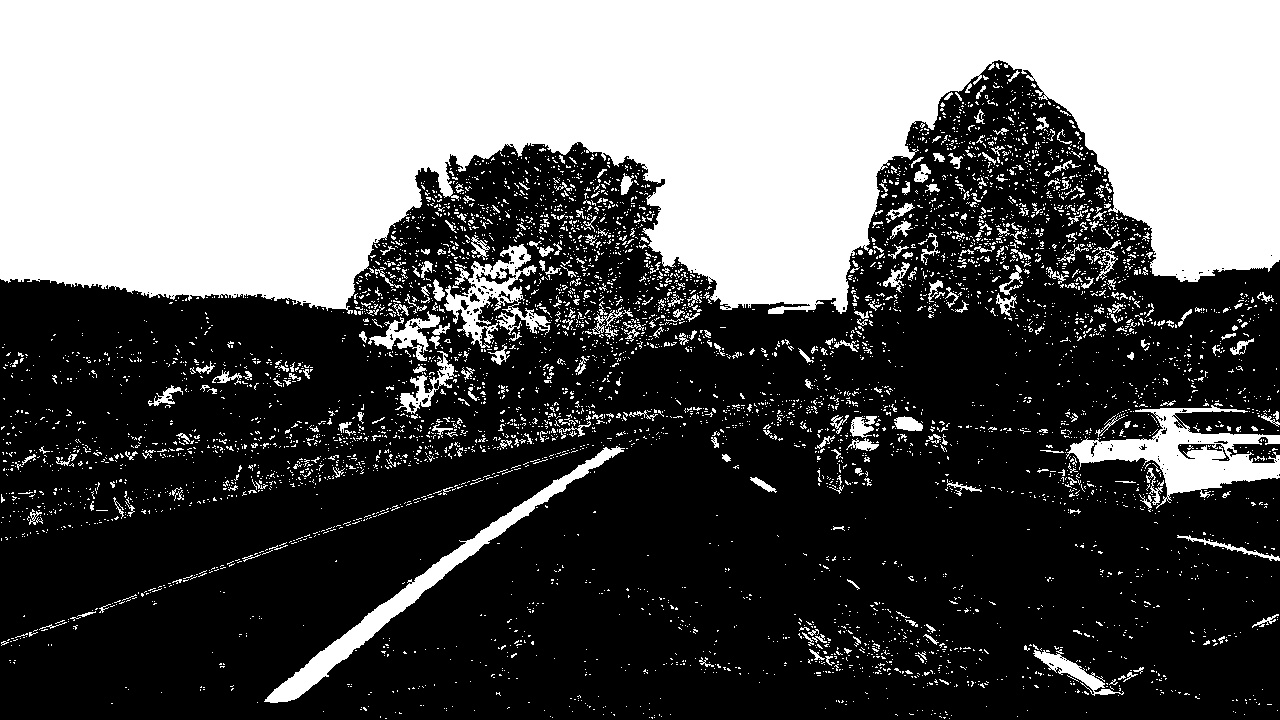
#> input picture test_images/CombinedColorGrad_test1.jpg, 1280 x 720 px
$ python -i pipeline.py   (imports and definitions only)   (older library calls are emulated)
#> lines starting #> are read from the running program, lines starting #| are printed output that depends on the picture
#> further down, picture is the input picture: shape (720, 1280, 3); min 0, max 255, mean 96.5
import pickle
import cv2
import numpy as np
import glob

# [1 line not run here, left out]
# [1 line that did not run here, left out]
# [1 line that did not run here, left out]

#Function to convert the distorted image to binary image using the absolute gradient method
def abs_sobel_thresh(img, orient='x', sobel_kernel=3, thresh_min=0, thresh_max=255):
	#Convert the image to grayscale
#> called with orient = 'x', sobel_kernel = 3, thresh_min = 0, thresh_max = 255
	gray = cv2.cvtColor(img, cv2.COLOR_BGR2GRAY)

	#Calculate the derivative in x or y given orientation
	if orient == 'x':
		#Derivative in x direction
		sobelx = cv2.Sobel(gray,cv2.CV_64F, 1, 0)
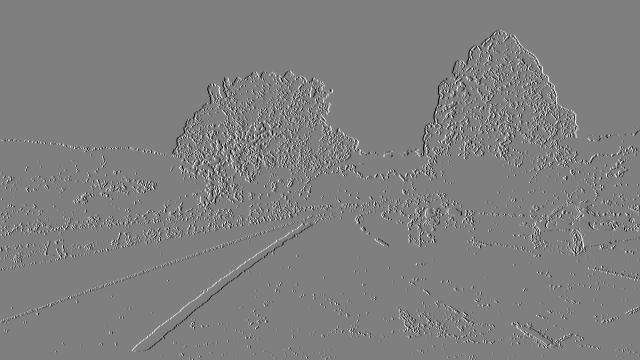
#> sobelx: shape (720, 1280) float64 (shown at 1/2 size); min -1020, max 1020, mean 0; drawn with min black and max white
		#Absolute value of x derivative
		abs_sobel = np.absolute(sobelx)
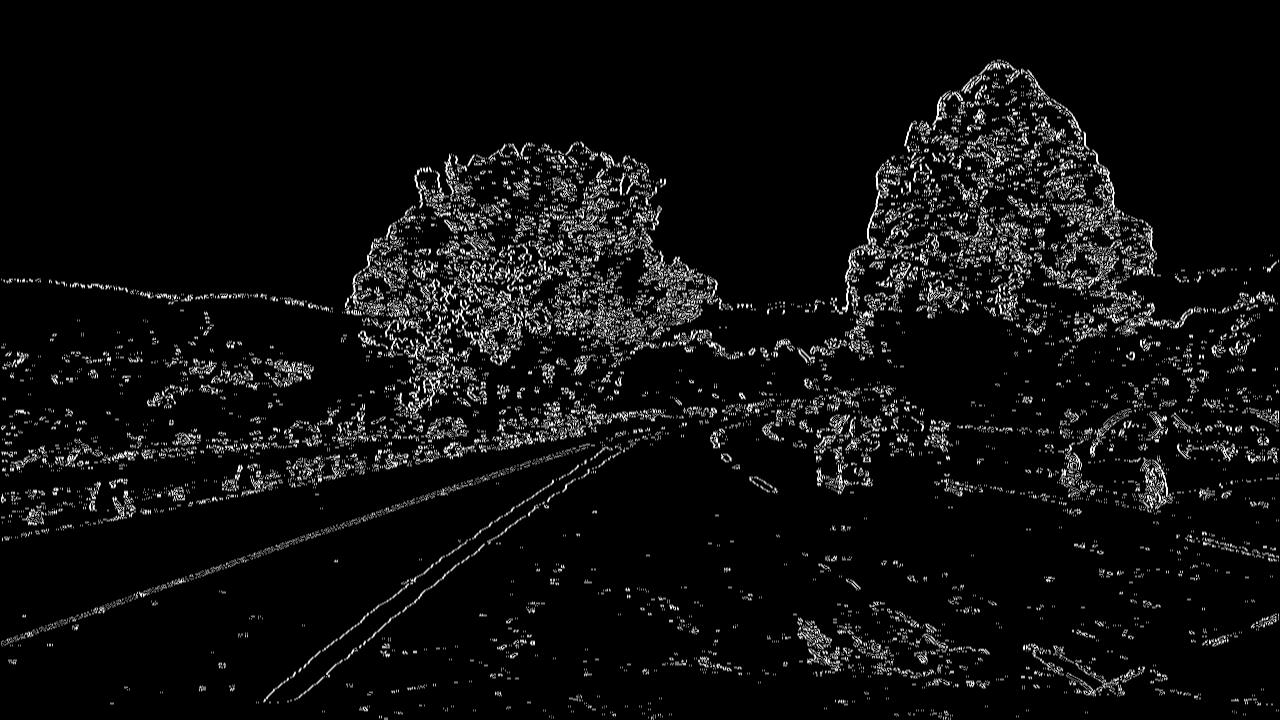
#> abs_sobel: shape (720, 1280) float64; min 0, max 1020, mean 56.6; drawn with min black and max white
	elif orient =='y':
		#Derivative in y direction
		sobely = cv2.Sobel(gray,cv2.CV_64F, 0, 1)
		#Absolute value of y derivative
		abs_sobel = np.absolute(sobely)
	#Scale to 8-bit (0 - 255) then convert to type = np.uint8
	scaled_sobel = np.uint8(255*abs_sobel/np.max(abs_sobel))
	#Create a zeros matrix of simailar size as 8-bit converted
	grad_binary = np.zeros_like(scaled_sobel)
	#Mask of 1's where the scaled gradient is less than thresh_max and greater than thresh_min
	grad_binary[(scaled_sobel >= thresh_min) & (scaled_sobel<= thresh_max)] = 1
	return grad_binary

#Function to convert the distorted image to binary image using the magnitude of the gradient
# [337 lines left out: functions mag_thresh, dir_threshold, color_threshold, lane_detct_sliding_windows, polynomial_fitting, radius_of_curvature and 2 more, not called in this run]


#Capture all the test images to perform the undistortion
images = glob.glob('./test_images/test*.jpg')

#Iterate through the test images and perfrom lane detection
# [7 lines not run here, left out]

>>> import cv2
>>> picture = cv2.imread('test_images/CombinedColorGrad_test1.jpg')
>>> result = abs_sobel_thresh(picture)
#> result: shape (720, 1280); every value is 1

$ run again, on test_images/CombinedColorGrad_test2.jpg
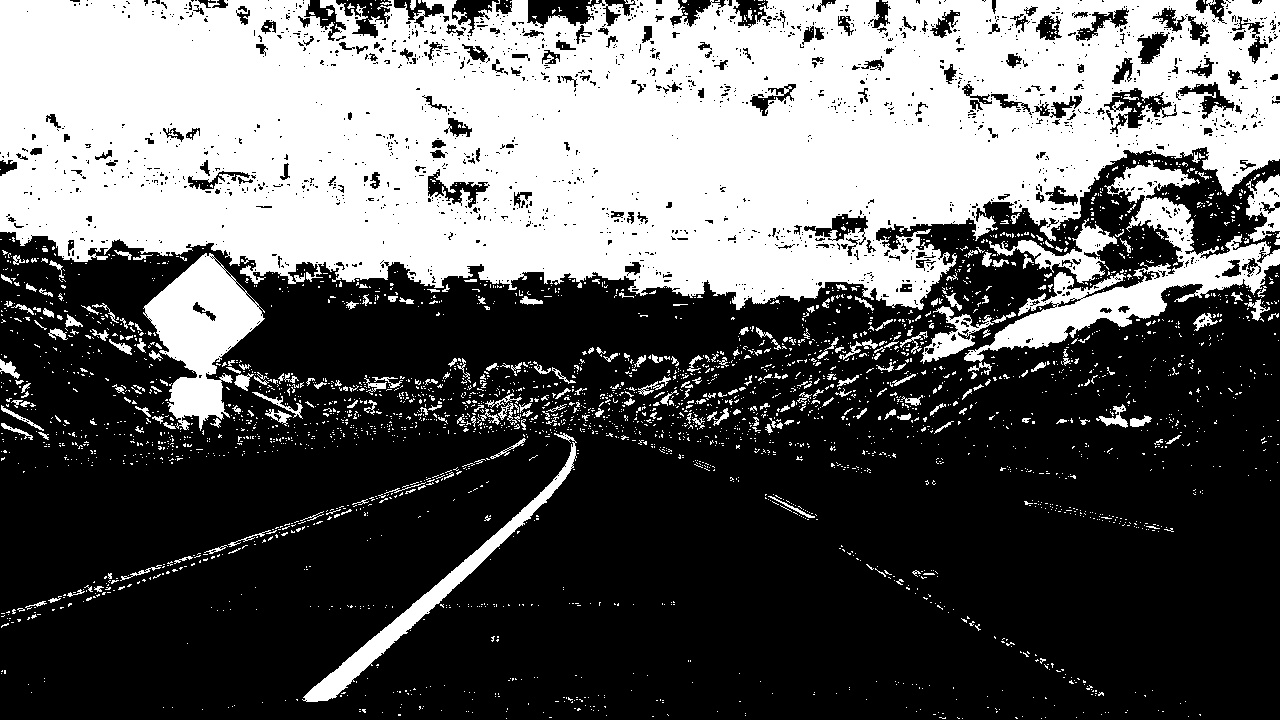
#> input picture test_images/CombinedColorGrad_test2.jpg, 1280 x 720 px
#> picture is the input picture: shape (720, 1280, 3); min 0, max 255, mean 97.3
#> in abs_sobel_thresh, `sobelx = cv2.Sobel(gray,cv2.CV_64F, 1, 0)`:
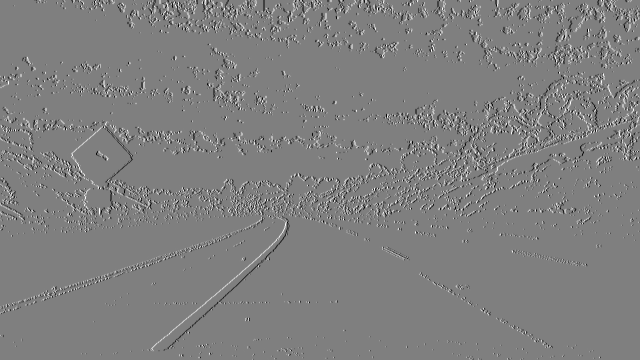
#> sobelx: shape (720, 1280) float64 (shown at 1/2 size); min -1020, max 1020, mean 0; drawn with min black and max white
#> in abs_sobel_thresh, `abs_sobel = np.absolute(sobelx)`:
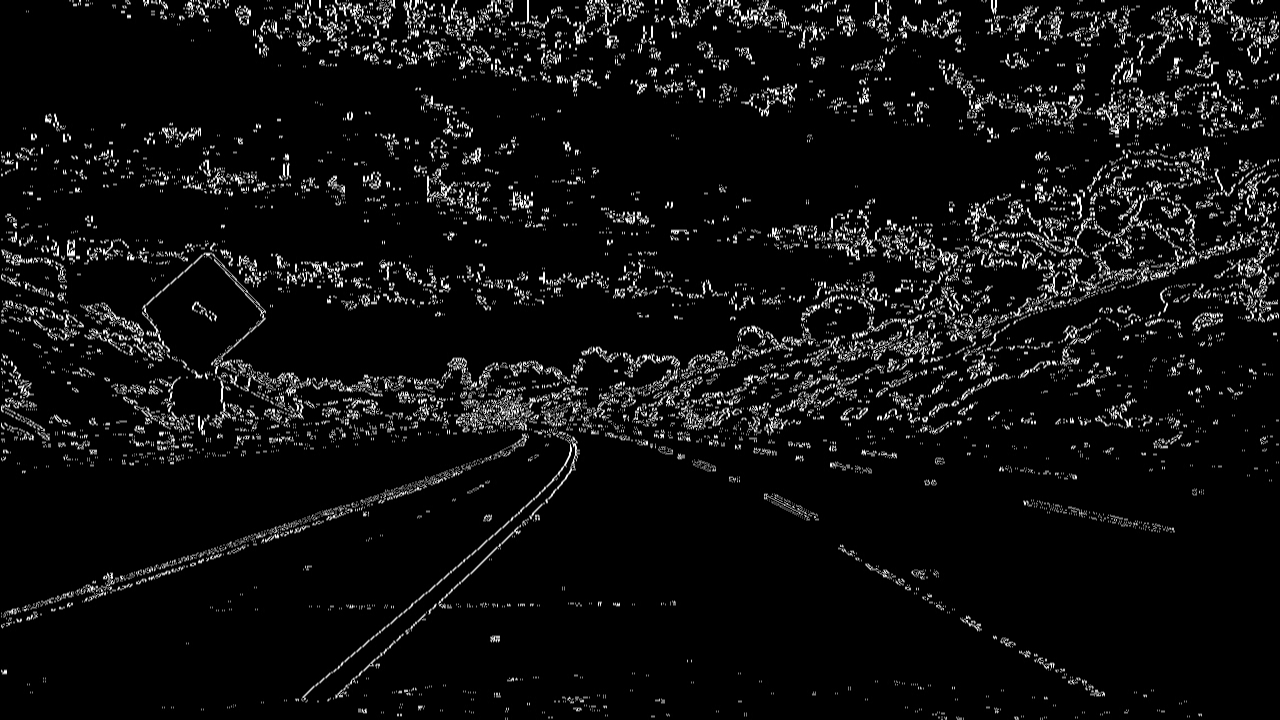
#> abs_sobel: shape (720, 1280) float64; min 0, max 1020, mean 61.3; drawn with min black and max white
#> result: shape (720, 1280); every value is 1

$ run again, on test_images/CombinedColorGrad_test3.jpg
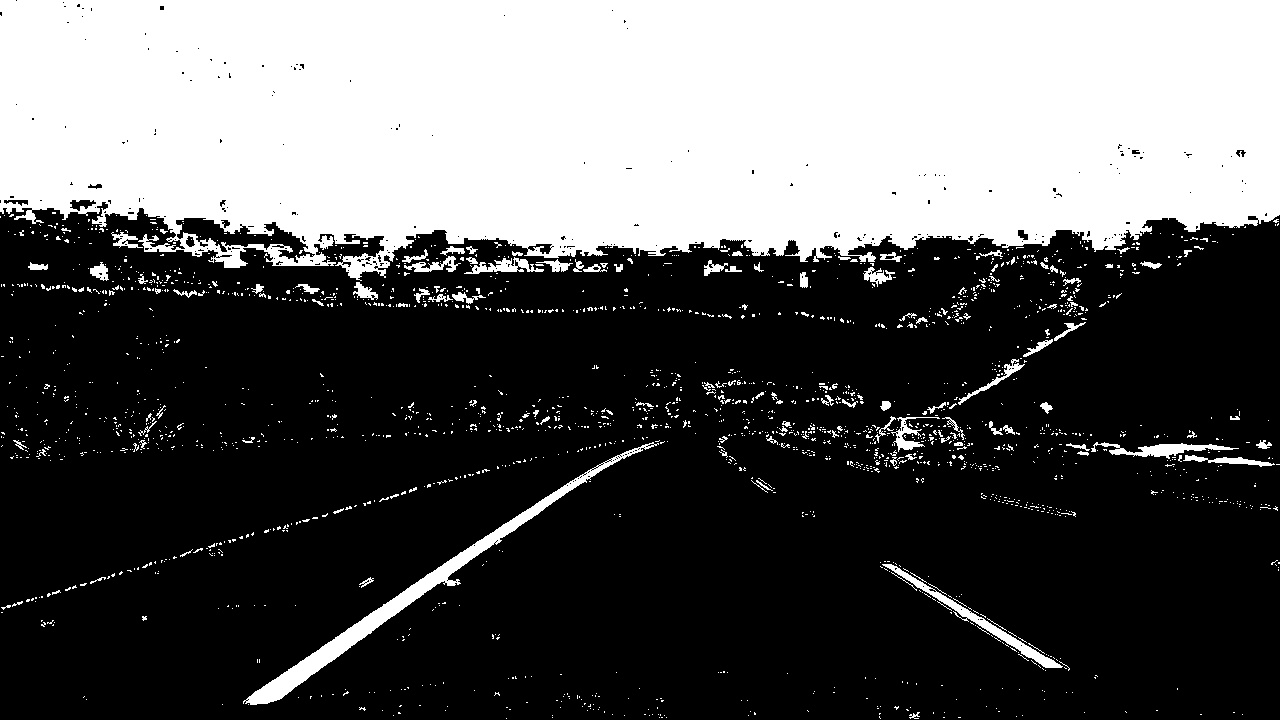
#> input picture test_images/CombinedColorGrad_test3.jpg, 1280 x 720 px
#> picture is the input picture: shape (720, 1280, 3); min 0, max 255, mean 91.2
#> in abs_sobel_thresh, `sobelx = cv2.Sobel(gray,cv2.CV_64F, 1, 0)`:
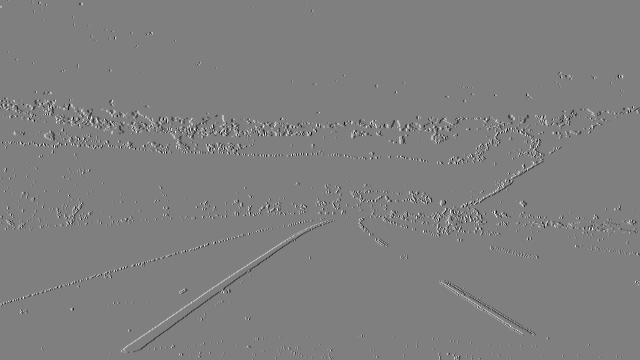
#> sobelx: shape (720, 1280) float64 (shown at 1/2 size); min -1020, max 1020, mean 0; drawn with min black and max white
#> in abs_sobel_thresh, `abs_sobel = np.absolute(sobelx)`:
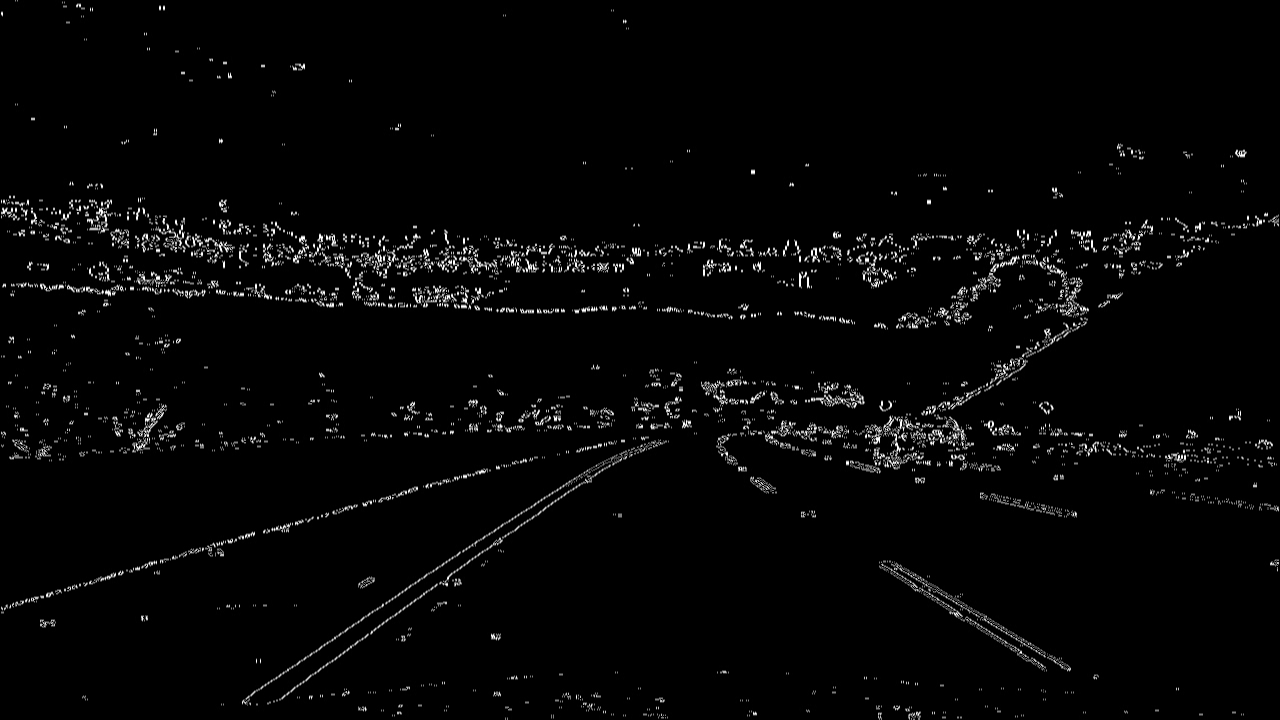
#> abs_sobel: shape (720, 1280) float64; min 0, max 1020, mean 24.3; drawn with min black and max white
#> result: shape (720, 1280); every value is 1
